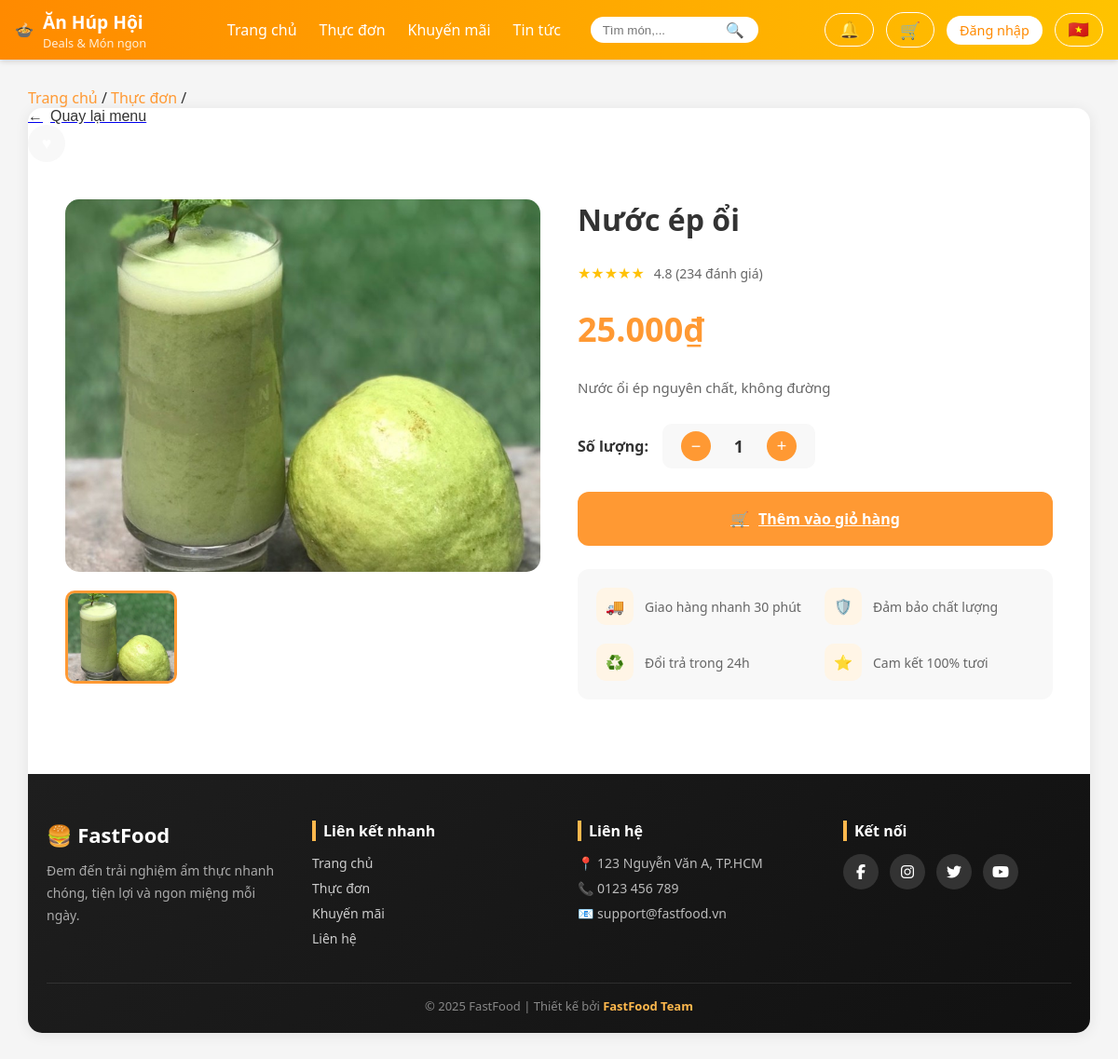
Page /pages/chitietmonan.php?mamon=9 on the committed database.
### tables this page shows
CREATE TABLE Monan (
  Mamon INT AUTO_INCREMENT PRIMARY KEY,
  Tenmon VARCHAR(100) NOT NULL,
  Giaban DECIMAL(10,2) NOT NULL,
  Giagoc DECIMAL(10,2) NOT NULL,
  Noidung VARCHAR(500),
  Anh VARCHAR(255),
  Maloai INT,
  FOREIGN KEY (Maloai) REFERENCES Loaimonan(Maloai)
);

### functions/functions.php (called while the page is built, shortened)
<?php
if (!function_exists('resolveImagePath')) {
	function resolveImagePath($path, $default = '/assets/img/default-food.jpg') {
		$p = trim((string)$path);
		$knownPrefixes = ['assets/', 'uploads/', 'images/'];
		foreach ($knownPrefixes as $pre) {
			if (stripos($p, $pre) === 0) return '/' . $p;
		}
		return '/assets/img/' . ltrim($p, '/');
	}
}
?>

### pages/chitietmonan.php (the view, shortened to what this page needs)
<?php
require_once __DIR__ . '/../database/db.php';
require_once __DIR__ . '/../functions/functions.php';
$mamon = isset($_GET['mamon']) ? intval($_GET['mamon']) : 0;
$product = null;
$images = [];
if ($mamon > 0) {
    $sql = "SELECT Mamon, Tenmon, Giaban, Anh, Noidung, COALESCE(Giagoc, 0) AS Giagoc FROM Monan WHERE Mamon = ? LIMIT 1";
    if ($stmt = $conn->prepare($sql)) {
        $stmt->bind_param('i', $mamon);
        $stmt->execute();
        $res = $stmt->get_result();
        if ($res && $res->num_rows > 0) {
            $product = $res->fetch_assoc();
            if (!empty($product['Anh'])) {
                if (strpos($product['Anh'], '|') !== false) {
                    $images = array_filter(array_map('trim', explode('|', $product['Anh'])));
                } else {
                    $images = [trim($product['Anh'])];
                }
            }
        }
    }
}
?>
<!DOCTYPE html>
<html lang="vi">
<head>
    <link rel="stylesheet" href="/assets/css/chitietmonan.css">
</head>
<body>
    <?php include __DIR__ . '/../includes/header.php'; ?>
    <div class="container">
        <div class="breadcrumb">
            <a href="../index.php">Trang chủ</a> / <a href="#">Thực đơn</a> /
        </div>
        <div class="product-card">
        <div class="header">
            <a href = '/index.php'>
                <button class="back-btn">
                    <span>←</span>
                    <span>Quay lại menu</span>
                </button>
            </a>
            <div class="header-actions">
                <button class="icon-btn" id="favoriteBtn">♥</button>
            </div>
        </div>
        <div class="product-content">
            <div class="gallery">
                <div class="main-image">
                    <?php if ($product && !empty($images)): ?>
                        <img id="mainImage" src="<?php echo htmlspecialchars(resolveImagePath($images[0])); ?>" alt="<?php echo htmlspecialchars($product['Tenmon']); ?>">
                    <?php else: ?>
                        <img id="mainImage" src="/assets/img/default-food.jpg" alt="Sản phẩm">
                    <?php endif; ?>
                </div>
                <div class="thumbnails">
                    <?php if (!empty($images)): ?>
                        <?php foreach ($images as $idx => $img): ?>
                            <div class="thumbnail <?php echo $idx === 0 ? 'active' : ''; ?>" data-index="<?php echo $idx; ?>">
                                <img src="<?php echo htmlspecialchars(resolveImagePath($img)); ?>" alt="Thumb <?php echo $idx+1; ?>">
                            </div>
                        <?php endforeach; ?>
                    <?php else: ?>
                        <div class="thumbnail active" data-index="0">
                            <img src="/assets/img/default-food.jpg" alt="Thumb 1">
                        </div>
                    <?php endif; ?>
                </div>
            </div>
            <div class="product-info">
                <h1 class="product-title"><?php echo $product ? htmlspecialchars($product['Tenmon']) : 'Sản phẩm'; ?></h1>
                <div class="rating">
                    <div class="stars">★★★★★</div>
                    <span class="rating-text">4.8 (234 đánh giá)</span>
                </div>
                <div class="price-section">
                    <span class="current-price"><?php echo $product ? number_format(floatval($product['Giaban']),0,',','.').'₫' : ''; ?></span>
                </div>
                <p class="description">
                    <?php echo $product ? nl2br(htmlspecialchars($product['Noidung'])) : 'Mô tả sản phẩm chưa có.'; ?>
                </p>
                <div class="quantity-selector">
                    <div class="quantity-label">Số lượng:</div>
                    <div class="quantity-controls">
                        <button class="quantity-btn" id="decreaseBtn">−</button>
                        <span class="quantity-value" id="quantityValue">1</span>
                        <button class="quantity-btn" id="increaseBtn">+</button>
                    </div>
                </div>
                <div class="action-buttons">
                    <?php if ($product): ?>
                        <a class="add-to-cart-btn" href="/pages/cart.php?add=<?php echo intval($mamon); ?>&return_url=/pages/cart.php">
                            <span>🛒</span>
                            <span>Thêm vào giỏ hàng</span>
                        </a>
                    <?php endif; ?>
                </div>
                <div class="features">
                    <div class="feature">
                        <div class="feature-icon">🚚</div>
                        <div class="feature-text">Giao hàng nhanh 30 phút</div>
                    </div>
                    <div class="feature">
                        <div class="feature-icon">🛡️</div>
                        <div class="feature-text">Đảm bảo chất lượng</div>
                    </div>
                    <div class="feature">
                        <div class="feature-icon">♻️</div>
                        <div class="feature-text">Đổi trả trong 24h</div>
                    </div>
                    <div class="feature">
                        <div class="feature-icon">⭐</div>
                        <div class="feature-text">Cam kết 100% tươi</div>
                    </div>
                </div>
            </div>
        </div>
    <?php include __DIR__ . '/../includes/footer.php'; ?>
</body>
</html>

### assets/css/chitietmonan.css (style rules this page uses)
* { margin: 0; padding: 0; box-sizing: border-box; }
body { font-family: 'Segoe UI', Tahoma, Geneva, Verdana, sans-serif; background: #f5f5f5; min-height: 100vh; }
.header-actions { display: flex; gap: 15px; align-items: center; }
.icon-btn { width: 40px; height: 40px; border-radius: 50%; border: 2px solid white; background: transparent; color: white; cursor: pointer; display: flex; align-items: center; justify-content: center; transition: all 0.3s; font-size: 18px; }
.container { max-width: 1400px; margin: 30px auto; padding: 0 30px; }
.breadcrumb a { color: #ff9933; text-decoration: none; }
.product-card { background: white; border-radius: 15px; overflow: hidden; box-shadow: 0 2px 15px rgba(0,0,0,0.08); }
.back-btn { display: flex; align-items: center; gap: 8px; background: none; border: none; font-size: 16px; color: #333; cursor: pointer; transition: color 0.3s; }
.header-actions { display: flex; gap: 15px; }
.icon-btn { width: 40px; height: 40px; border-radius: 50%; border: none; background: #f8f8f8; cursor: pointer; display: flex; align-items: center; justify-content: center; transition: all 0.3s; }
.product-content { display: grid; grid-template-columns: 1fr 1fr; gap: 40px; padding: 40px; }
.gallery { display: flex; flex-direction: column; gap: 20px; }
.main-image { width: 100%; height: 400px; border-radius: 15px; overflow: hidden; position: relative; }
.main-image img { width: 100%; height: 100%; object-fit: cover; transition: transform 0.3s; }
.thumbnails { display: grid; grid-template-columns: repeat(4, 1fr); gap: 10px; }
.thumbnail { height: 100px; border-radius: 10px; overflow: hidden; cursor: pointer; border: 3px solid transparent; transition: all 0.3s; }
.thumbnail.active { border-color: #ff9933; }
.thumbnail img { width: 100%; height: 100%; object-fit: cover; }
.product-info { display: flex; flex-direction: column; gap: 25px; }
.product-title { font-size: 32px; font-weight: bold; color: #333; }
.rating { display: flex; align-items: center; gap: 10px; }
.stars { display: flex; gap: 3px; color: #ffc107; }
.rating-text { color: #666; font-size: 14px; }
.price-section { display: flex; align-items: center; gap: 15px; }
.current-price { font-size: 36px; font-weight: bold; color: #ff9933; }
.description { color: #666; line-height: 1.8; font-size: 15px; }
.quantity-selector { display: flex; align-items: center; gap: 15px; }
.quantity-label { font-weight: 600; color: #333; }
.quantity-controls { display: flex; align-items: center; gap: 15px; background: #f8f8f8; padding: 8px 20px; border-radius: 10px; }
.quantity-btn { width: 32px; height: 32px; border: none; background: #ff9933; color: white; border-radius: 50%; cursor: pointer; font-size: 18px; display: flex; align-items: center; justify-content: center; transition: all 0.3s; }
.quantity-value { font-size: 18px; font-weight: bold; min-width: 30px; text-align: center; }
.action-buttons { display: flex; gap: 15px; }
.add-to-cart-btn { flex: 1; padding: 18px; background: #ff9933; color: white; border: none; border-radius: 12px; font-size: 16px; font-weight: bold; cursor: pointer; display: flex; align-items: center; justify-content: center; gap: 10px; transition: all 0.3s; }
.features { display: grid; grid-template-columns: repeat(2, 1fr); gap: 20px; padding: 20px; background: #f8f8f8; border-radius: 12px; }
.feature { display: flex; align-items: center; gap: 12px; }
.feature-icon { width: 40px; height: 40px; background: #fff5e6; border-radius: 10px; display: flex; align-items: center; justify-content: center; color: #ff9933; }
.feature-text { font-size: 14px; color: #666; }

### assets/css/header.css (style rules this page uses)
* { box-sizing: border-box; margin: 0; padding: 0; }
body { font-family: "Segoe UI", Roboto, Arial, sans-serif; color: #333; }

### rows in the picture
monan: Anh (picture), Tenmon "Nước ép ổi", Giaban "25.000", Noidung "Nước ổi ép nguyên chất, không đường"
